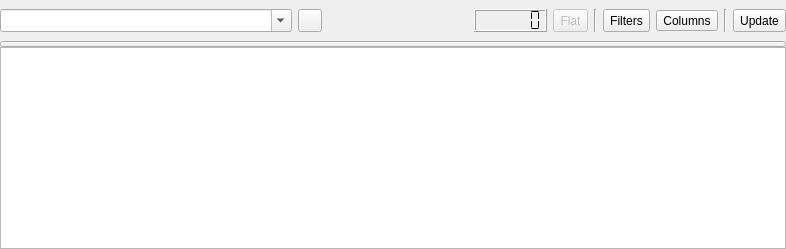
<?xml version="1.0" encoding="UTF-8"?>
<ui version="4.0">
 <class>MachineListViewer</class>
 <widget class="QWidget" name="MachineListViewer">
  <property name="geometry">
   <rect>
    <x>0</x>
    <y>0</y>
    <width>786</width>
    <height>249</height>
   </rect>
  </property>
  <property name="windowTitle">
   <string notr="true">MachineListViewer</string>
  </property>
  <layout class="QGridLayout" name="gridLayout">
   <property name="margin">
    <number>0</number>
   </property>
   <property name="spacing">
    <number>0</number>
   </property>
   <item row="0" column="0">
    <widget class="QWidget" name="widgetMenu" native="true">
     <layout class="QGridLayout" name="gridLayoutWidgetMenu" columnstretch="2,0,1,0,0,0,0,0,0,0">
      <property name="leftMargin">
       <number>0</number>
      </property>
      <property name="rightMargin">
       <number>0</number>
      </property>
      <item row="0" column="9">
       <widget class="QToolButton" name="toolButtonUpdateView">
        <property name="sizePolicy">
         <sizepolicy hsizetype="Fixed" vsizetype="Minimum">
          <horstretch>0</horstretch>
          <verstretch>0</verstretch>
         </sizepolicy>
        </property>
        <property name="toolTip">
         <string>Update view</string>
        </property>
        <property name="statusTip">
         <string>Update view</string>
        </property>
        <property name="text">
         <string>Update</string>
        </property>
        <property name="icon">
         <iconset resource="qmc2.qrc">
          <normaloff>:/data/img/reload.png</normaloff>:/data/img/reload.png</iconset>
        </property>
        <property name="toolButtonStyle">
         <enum>Qt::ToolButtonTextBesideIcon</enum>
        </property>
       </widget>
      </item>
      <item row="0" column="6">
       <widget class="QToolButton" name="toolButtonConfigureFilters">
        <property name="sizePolicy">
         <sizepolicy hsizetype="Fixed" vsizetype="Minimum">
          <horstretch>0</horstretch>
          <verstretch>0</verstretch>
         </sizepolicy>
        </property>
        <property name="toolTip">
         <string>Configure view filters</string>
        </property>
        <property name="statusTip">
         <string>Configure view filters</string>
        </property>
        <property name="text">
         <string>Filters</string>
        </property>
        <property name="icon">
         <iconset resource="qmc2.qrc">
          <normaloff>:/data/img/filter.png</normaloff>:/data/img/filter.png</iconset>
        </property>
        <property name="toolButtonStyle">
         <enum>Qt::ToolButtonTextBesideIcon</enum>
        </property>
       </widget>
      </item>
      <item row="0" column="4">
       <widget class="QToolButton" name="toolButtonViewModeToggle">
        <property name="enabled">
         <bool>false</bool>
        </property>
        <property name="sizePolicy">
         <sizepolicy hsizetype="Fixed" vsizetype="Minimum">
          <horstretch>0</horstretch>
          <verstretch>0</verstretch>
         </sizepolicy>
        </property>
        <property name="toolTip">
         <string>Toggle flat / tree view mode</string>
        </property>
        <property name="statusTip">
         <string>Toggle flat / tree view mode</string>
        </property>
        <property name="text">
         <string>Flat</string>
        </property>
        <property name="icon">
         <iconset resource="qmc2.qrc">
          <normaloff>:/data/img/view_detail.png</normaloff>:/data/img/view_detail.png</iconset>
        </property>
        <property name="toolButtonStyle">
         <enum>Qt::ToolButtonTextBesideIcon</enum>
        </property>
       </widget>
      </item>
      <item row="0" column="3">
       <widget class="QLCDNumber" name="lcdNumberRecordCount">
        <property name="toolTip">
         <string>Number of records in view</string>
        </property>
        <property name="statusTip">
         <string>Number of records in view</string>
        </property>
        <property name="digitCount">
         <number>6</number>
        </property>
        <property name="segmentStyle">
         <enum>QLCDNumber::Flat</enum>
        </property>
       </widget>
      </item>
      <item row="0" column="1">
       <widget class="QToolButton" name="toolButtonToolsMenu">
        <property name="sizePolicy">
         <sizepolicy hsizetype="Fixed" vsizetype="Minimum">
          <horstretch>0</horstretch>
          <verstretch>0</verstretch>
         </sizepolicy>
        </property>
        <property name="toolTip">
         <string>Tools menu</string>
        </property>
        <property name="statusTip">
         <string>Tools menu</string>
        </property>
        <property name="icon">
         <iconset resource="qmc2.qrc">
          <normaloff>:/data/img/toolbox.png</normaloff>:/data/img/toolbox.png</iconset>
        </property>
        <property name="popupMode">
         <enum>QToolButton::InstantPopup</enum>
        </property>
       </widget>
      </item>
      <item row="0" column="8">
       <widget class="Line" name="line2">
        <property name="orientation">
         <enum>Qt::Vertical</enum>
        </property>
       </widget>
      </item>
      <item row="0" column="0">
       <widget class="QComboBox" name="comboBoxViewName">
        <property name="sizePolicy">
         <sizepolicy hsizetype="MinimumExpanding" vsizetype="Minimum">
          <horstretch>0</horstretch>
          <verstretch>0</verstretch>
         </sizepolicy>
        </property>
        <property name="toolTip">
         <string>Enter a unique name for this view or select an existing one</string>
        </property>
        <property name="statusTip">
         <string>Enter a unique name for this view or select an existing one</string>
        </property>
        <property name="editable">
         <bool>true</bool>
        </property>
        <property name="insertPolicy">
         <enum>QComboBox::NoInsert</enum>
        </property>
       </widget>
      </item>
      <item row="0" column="7">
       <widget class="QToolButton" name="toolButtonVisibleColumns">
        <property name="toolTip">
         <string>Setup visible columns</string>
        </property>
        <property name="statusTip">
         <string>Setup visible columns</string>
        </property>
        <property name="text">
         <string>Columns</string>
        </property>
        <property name="icon">
         <iconset resource="qmc2.qrc">
          <normaloff>:/data/img/columns.png</normaloff>:/data/img/columns.png</iconset>
        </property>
        <property name="toolButtonStyle">
         <enum>Qt::ToolButtonTextBesideIcon</enum>
        </property>
       </widget>
      </item>
      <item row="0" column="5">
       <widget class="Line" name="line1">
        <property name="orientation">
         <enum>Qt::Vertical</enum>
        </property>
       </widget>
      </item>
      <item row="0" column="2">
       <spacer name="horizontalSpacer">
        <property name="orientation">
         <enum>Qt::Horizontal</enum>
        </property>
        <property name="sizeType">
         <enum>QSizePolicy::MinimumExpanding</enum>
        </property>
        <property name="sizeHint" stdset="0">
         <size>
          <width>0</width>
          <height>20</height>
         </size>
        </property>
       </spacer>
      </item>
     </layout>
    </widget>
   </item>
   <item row="1" column="0">
    <widget class="QToolButton" name="toolButtonToggleMenu">
     <property name="sizePolicy">
      <sizepolicy hsizetype="Expanding" vsizetype="Fixed">
       <horstretch>0</horstretch>
       <verstretch>0</verstretch>
      </sizepolicy>
     </property>
     <property name="minimumSize">
      <size>
       <width>0</width>
       <height>6</height>
      </size>
     </property>
     <property name="maximumSize">
      <size>
       <width>16777215</width>
       <height>6</height>
      </size>
     </property>
     <property name="toolTip">
      <string>Toggle menu</string>
     </property>
     <property name="statusTip">
      <string>Toggle menu</string>
     </property>
    </widget>
   </item>
   <item row="2" column="0">
    <widget class="QTreeView" name="treeView">
     <property name="contextMenuPolicy">
      <enum>Qt::CustomContextMenu</enum>
     </property>
     <property name="textElideMode">
      <enum>Qt::ElideMiddle</enum>
     </property>
     <property name="uniformRowHeights">
      <bool>true</bool>
     </property>
     <property name="sortingEnabled">
      <bool>true</bool>
     </property>
     <property name="allColumnsShowFocus">
      <bool>true</bool>
     </property>
    </widget>
   </item>
  </layout>
 </widget>
 <tabstops>
  <tabstop>comboBoxViewName</tabstop>
  <tabstop>toolButtonToolsMenu</tabstop>
  <tabstop>toolButtonViewModeToggle</tabstop>
  <tabstop>toolButtonConfigureFilters</tabstop>
  <tabstop>toolButtonVisibleColumns</tabstop>
  <tabstop>toolButtonUpdateView</tabstop>
  <tabstop>toolButtonToggleMenu</tabstop>
  <tabstop>treeView</tabstop>
 </tabstops>
 <resources>
  <include location="qmc2.qrc"/>
 </resources>
 <connections/>
</ui>
